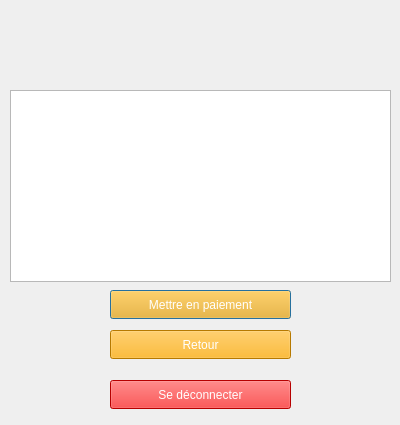
<?xml version="1.0" encoding="UTF-8"?>
<ui version="4.0">
 <class>misepaiement</class>
 <widget class="QDialog" name="misepaiement">
  <property name="geometry">
   <rect>
    <x>0</x>
    <y>0</y>
    <width>400</width>
    <height>425</height>
   </rect>
  </property>
  <property name="windowTitle">
   <string>Dialog</string>
  </property>
  <widget class="QLabel" name="label">
   <property name="geometry">
    <rect>
     <x>100</x>
     <y>10</y>
     <width>221</width>
     <height>61</height>
    </rect>
   </property>
   <property name="text">
    <string/>
   </property>
  </widget>
  <widget class="QTableView" name="tableView">
   <property name="geometry">
    <rect>
     <x>10</x>
     <y>90</y>
     <width>381</width>
     <height>192</height>
    </rect>
   </property>
  </widget>
  <widget class="QPushButton" name="pushButton">
   <property name="geometry">
    <rect>
     <x>110</x>
     <y>290</y>
     <width>181</width>
     <height>29</height>
    </rect>
   </property>
   <property name="styleSheet">
    <string notr="true">color: rgb(255, 255, 255);
background-color: rgb(255, 170, 0);</string>
   </property>
   <property name="text">
    <string>Mettre en paiement</string>
   </property>
  </widget>
  <widget class="QPushButton" name="pushButton_2">
   <property name="geometry">
    <rect>
     <x>110</x>
     <y>330</y>
     <width>181</width>
     <height>29</height>
    </rect>
   </property>
   <property name="styleSheet">
    <string notr="true">color: rgb(255, 255, 255);
background-color: rgb(255, 170, 0);</string>
   </property>
   <property name="text">
    <string>Retour</string>
   </property>
  </widget>
  <widget class="QPushButton" name="pushButton_3">
   <property name="geometry">
    <rect>
     <x>110</x>
     <y>380</y>
     <width>181</width>
     <height>29</height>
    </rect>
   </property>
   <property name="styleSheet">
    <string notr="true">color: rgb(255, 255, 255);
background-color: rgb(255, 0, 0);</string>
   </property>
   <property name="text">
    <string>Se déconnecter</string>
   </property>
  </widget>
 </widget>
 <resources/>
 <connections/>
</ui>
